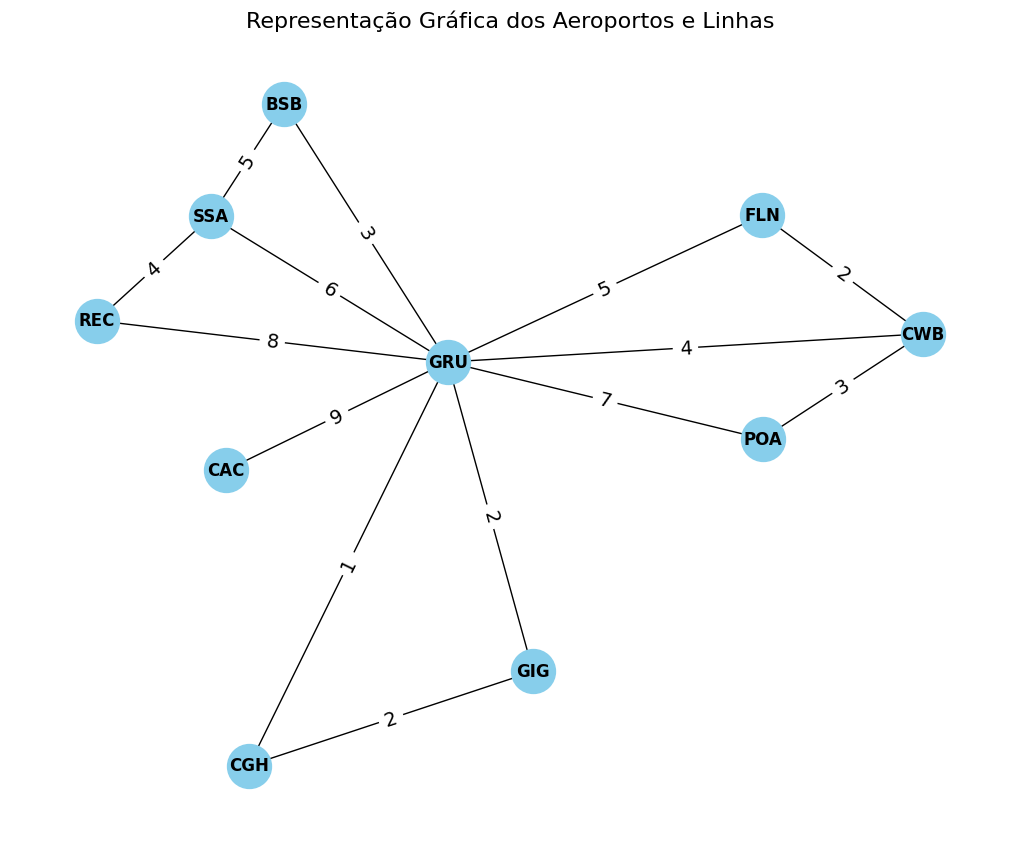

Recreate this plot in Python.
import networkx as nx
import matplotlib.pyplot as plt


class GrafoPoderado:
    def __init__(self):
        self.vertices = {}

    def adicionar_aeroporto(self, aeroporto):
        # Adiciona um aeroporto ao grafo.
        if aeroporto not in self.vertices:
            self.vertices[aeroporto] = {}

    def adicionar_linha(self, aero1, aero2, distancia):
        # Cria uma linha/viagem (aresta) entre dois aeroportos (vértices) com um peso (distância).
        self.vertices[aero1][aero2] = distancia
        self.vertices[aero2][aero1] = distancia  # Grafo não direcionado

    def dijkstra(self, origem, destino):
        # Encontra a menor rota entre dois aeroportos usando Dijkstra.
        nao_visitados = list(self.vertices.keys())  # Lista de aeroportos não visitadas
        distancias = {
            aeroporto: float("inf") for aeroporto in self.vertices
        }  # Inicializa todas as distâncias como infinito
        distancias[origem] = 0  # A distância da origem para ela mesma é 0
        predecessores = {}  # Para armazenar o caminho percorrido

        while nao_visitados:
            # Encontrar o nó com a menor distância conhecida
            aero_atual = min(nao_visitados, key=lambda aero: distancias[aero])

            if distancias[aero_atual] == float("inf"):
                break  # Se a menor distância ainda for infinita, não há caminho viável

            for vizinho, distancia in self.vertices[aero_atual].items():
                nova_distancia = distancias[aero_atual] + distancia
                if (
                    nova_distancia < distancias[vizinho]
                ):  # Se encontrarmos um caminho melhor
                    distancias[vizinho] = nova_distancia
                    predecessores[vizinho] = aero_atual  # Armazena de onde viemos

            nao_visitados.remove(aero_atual)  # Marca o aeroporto como visitado

        # Reconstrução do caminho
        caminho = []
        aero_atual = destino
        while aero_atual in predecessores:
            caminho.append(aero_atual)
            aero_atual = predecessores[aero_atual]
        caminho.append(origem)
        caminho.reverse()

        return caminho, distancias[destino]


if __name__ == "__main__":
    mapa_aeroportos = GrafoPoderado()
    aeroportos = ["GRU", "FLN", "CGH", "BSB", "GIG", "SSA", "CWB", "POA", "REC", "CAC"]

    for aero in aeroportos:
        mapa_aeroportos.adicionar_aeroporto(aero)

    linhas = [
        ("GRU", "FLN", 5),
        ("GRU", "CGH", 1),
        ("GRU", "BSB", 3),
        ("GRU", "GIG", 2),
        ("GRU", "SSA", 6),
        ("GRU", "CWB", 4),
        ("GRU", "POA", 7),
        ("GRU", "REC", 8),
        ("GRU", "CAC", 9),
        ("CGH", "GIG", 2),
        ("BSB", "SSA", 5),
        ("CWB", "POA", 3),
        ("REC", "SSA", 4),
        ("FLN", "CWB", 2),
    ]

    for aero1, aero2, distancia in linhas:
        mapa_aeroportos.adicionar_linha(aero1, aero2, distancia)

    origem = "CAC"
    destino = "FLN"
    rota, distancia = mapa_aeroportos.dijkstra(origem, destino)

    print(f"Melhor rota de {origem} para {destino}: {' => '.join(rota)}")
    print(f"Distância total: {distancia*100} km")

    G = nx.Graph()
    G.add_nodes_from(aeroportos)
    G.add_weighted_edges_from(linhas)
    pos = nx.spring_layout(G, seed=42)
    plt.figure(figsize=(10, 8))
    nx.draw(
        G,
        pos,
        with_labels=True,
        node_size=1000,
        node_color="skyblue",
        font_weight="bold",
        font_size=12,
    )
    labels = nx.get_edge_attributes(G, "weight")
    nx.draw_networkx_edge_labels(G, pos, edge_labels=labels, font_size=14)

    plt.title("Representação Gráfica dos Aeroportos e Linhas", fontsize=16)
    plt.savefig("ex3.png", bbox_inches="tight")
